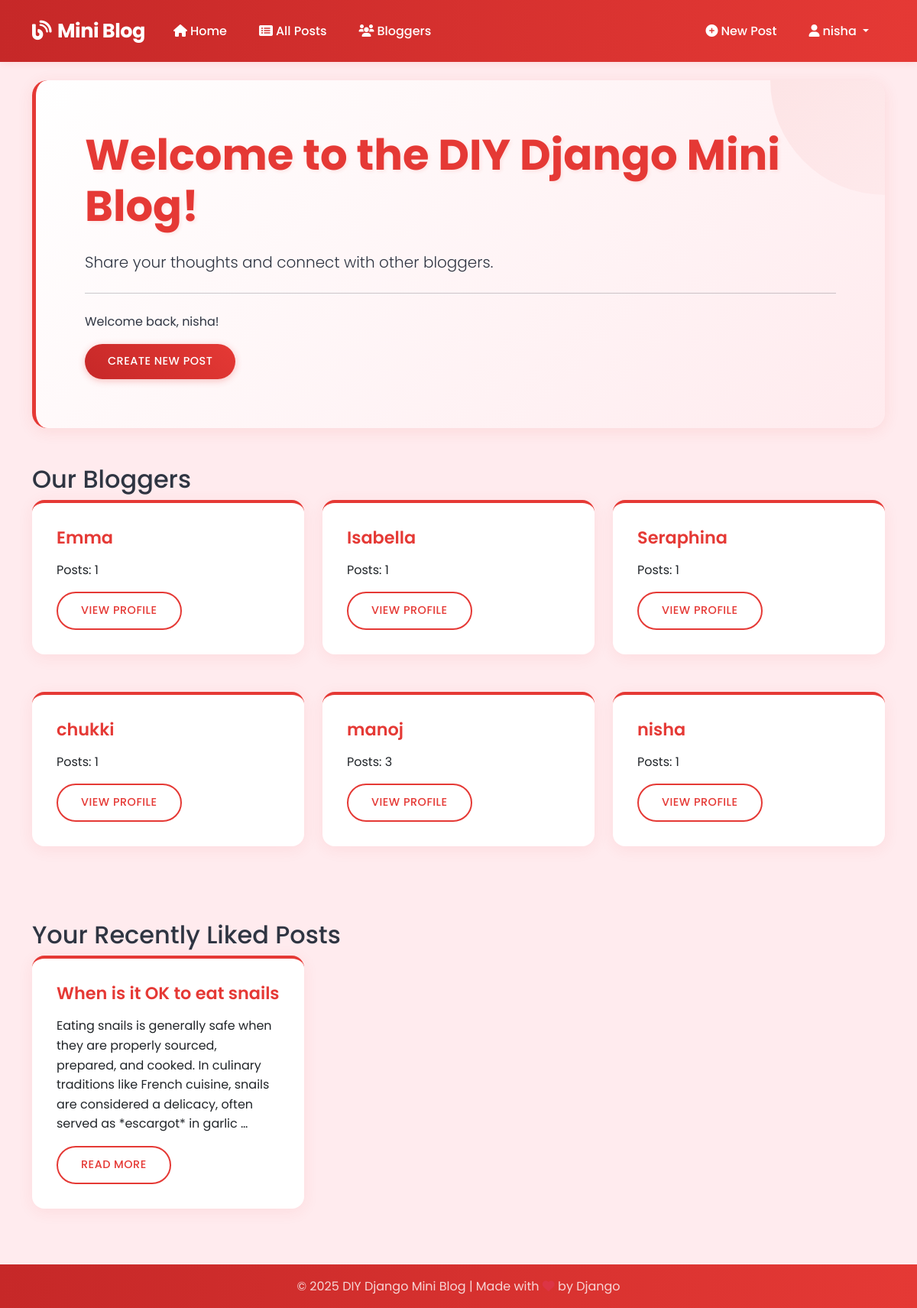
/ (signed in), run on the app's committed database.
### blog/models.py (models this page shows, shortened)
class Post(models.Model):
    title = models.CharField(max_length=200)
    content = models.TextField()
    date_posted = models.DateTimeField(default=timezone.now)
    author = models.ForeignKey(User, on_delete=models.CASCADE)
    categories = models.ManyToManyField(Category, related_name='posts', blank=True)
    likes = models.ManyToManyField(User, related_name='liked_posts', blank=True)
    class Meta:
        ordering = ['-date_posted']

### blog/views.py (the view)
# urls.py: path('', views.home, name='home'),
def home(request):
    context = {
        'title': 'DIY Django Mini Blog',
        'welcome_message': 'Welcome to the DIY Django Mini Blog!',
        'bloggers': User.objects.filter(post__isnull=False).distinct()
    }
    if request.user.is_authenticated:
        context['liked_posts'] = Post.objects.filter(likes=request.user).order_by('-date_posted')[:3]
    return render(request, 'blog/home.html', context)

### blog/context_processors.py (called while the page is built)
def bloggers_processor(request):
    bloggers = User.objects.annotate(post_count=Count('post')).filter(post_count__gt=0).order_by('username')
    return {
        'bloggers': bloggers,
    }

### templates/blog/home.html (shortened to what this page needs)
{% extends 'base.html' %}
{% block content %}
<div class="jumbotron">
    <h1 class="display-4">{{ welcome_message }}</h1>
    <p class="lead">Share your thoughts and connect with other bloggers.</p>
    <hr class="my-4">
    {% if user.is_authenticated %}
        <p>Welcome back, {{ user.username }}!</p>
        <a class="btn btn-primary btn-lg" href="{% url 'post_create' %}" role="button">Create New Post</a>
    {% else %}
        <p>Join our community today!</p>
        <a class="btn btn-primary btn-lg" href="{% url 'register' %}" role="button">Register</a>
        <a class="btn btn-outline-primary btn-lg" href="{% url 'login' %}" role="button">Login</a>
    {% endif %}
</div>
{% if bloggers %}
<div class="mt-5">
    <h2>Our Bloggers</h2>
    <div class="row">
        {% for blogger in bloggers %}
        <div class="col-md-4 mb-4">
            <div class="card">
                <div class="card-body">
                    <h5 class="card-title">{{ blogger.username }}</h5>
                    <p class="card-text">Posts: {{ blogger.post_set.count }}</p>
                    <a href="{% url 'blogger_detail' blogger.id %}" class="btn btn-outline-primary">View Profile</a>
                </div>
            </div>
        </div>
        {% endfor %}
    </div>
</div>
{% endif %}
{% if user.is_authenticated and liked_posts %}
<div class="mt-5">
    <h2>Your Recently Liked Posts</h2>
    <div class="row">
        {% for post in liked_posts %}
        <div class="col-md-4 mb-4">
            <div class="card">
                <div class="card-body">
                    <h5 class="card-title">{{ post.title }}</h5>
                    <p class="card-text">{{ post.content|truncatewords:30 }}</p>
                    <a href="{% url 'post_detail' post.id %}" class="btn btn-outline-primary">Read More</a>
                </div>
            </div>
        </div>
        {% endfor %}
    </div>
</div>
{% endif %}
{% endblock %}

### templates/base.html (shortened to what this page needs)
<!DOCTYPE html>
<html lang="en">
<head>
    <link href="https://cdn.jsdelivr.net/npm/bootstrap@5.3.0/dist/css/bootstrap.min.css" rel="stylesheet">
    <link rel="stylesheet" href="https://cdnjs.cloudflare.com/ajax/libs/font-awesome/6.0.0/css/all.min.css">
    {% load static %}
    <link rel="stylesheet" href="{% static 'css/style.css' %}">
</head>
<body>
    <nav class="navbar navbar-expand-lg sticky-top">
        <div class="container">
            <a class="navbar-brand" href="{% url 'home' %}">
                <i class="fas fa-blog me-2"></i>Mini Blog
            </a>
            <div class="collapse navbar-collapse" id="navbarNav">
                <ul class="navbar-nav me-auto">
                    <li class="nav-item">
                        <a class="nav-link" href="{% url 'home' %}">
                            <i class="fas fa-home me-1"></i>Home
                        </a>
                    </li>
                    <li class="nav-item">
                        <a class="nav-link" href="{% url 'post_list' %}">
                            <i class="fas fa-list-alt me-1"></i>All Posts
                        </a>
                    </li>
                    <li class="nav-item">
                        <a class="nav-link" href="{% url 'bloggers_list' %}">
                            <i class="fas fa-users me-1"></i>Bloggers
                        </a>
                    </li>
                </ul>
                <ul class="navbar-nav">
                    {% if user.is_authenticated %}
                        <li class="nav-item">
                            <a class="nav-link" href="{% url 'post_create' %}">
                                <i class="fas fa-plus-circle me-1"></i>New Post
                            </a>
                        </li>
                        <li class="nav-item dropdown">
                            <a class="nav-link dropdown-toggle" href="#" id="navbarDropdown" role="button" data-bs-toggle="dropdown">
                                <i class="fas fa-user me-1"></i>{{ user.username }}
                            </a>
                        </li>
                    {% endif %}
                </ul>
            </div>
        </div>
    </nav>
    <main class="container py-4">
        {% block content %}
        {% endblock %}
    </main>
    <footer class="footer mt-auto py-3">
        <div class="container text-center">
            <span class="text-muted">© {% now "Y" %} DIY Django Mini Blog | Made with <i class="fas fa-heart text-danger"></i> by Django</span>
        </div>
    </footer>
</body>
</html>

### static/css/style.css (style rules this page uses)
:root { --primary-color: #e53935; --secondary-color: #ff6b6b; --accent-color: #ff4757; --text-color: #2f3542; --light-gray: #f8f9fa; --white: #ffffff; --dark-gray: #747d8c; --light-red: #ffebee; --deep-red: #c62828; }
body { font-family: 'Poppins', sans-serif; line-height: 1.6; color: var(--text-color); background-color: var(--light-red); }
.navbar { box-shadow: 0 2px 10px rgba(229, 57, 53, 0.1); background: linear-gradient(to right, var(--deep-red), var(--primary-color)) !important; padding: 15px 0; }
.navbar-brand { font-weight: 700; color: var(--white) !important; font-size: 1.6rem; letter-spacing: -0.5px; }
.nav-link { color: var(--white) !important; font-weight: 500; transition: all 0.3s ease; padding: 8px 16px !important; border-radius: 25px; margin: 0 5px; }
.card { border: none; border-radius: 16px; box-shadow: 0 4px 20px rgba(229, 57, 53, 0.08); transition: all 0.3s ease; margin-bottom: 25px; background: var(--white); border-top: 4px solid var(--primary-color); }
.card-title { color: var(--primary-color); font-weight: 600; font-size: 1.4rem; margin-bottom: 1rem; }
.card-body { padding: 2rem; }
.btn { border-radius: 25px; padding: 12px 30px; font-weight: 500; transition: all 0.3s ease; text-transform: uppercase; letter-spacing: 0.5px; font-size: 0.9rem; }
.btn-primary { background: linear-gradient(45deg, var(--deep-red), var(--primary-color)); border: none; box-shadow: 0 2px 10px rgba(229, 57, 53, 0.3); }
.btn-outline-primary { color: var(--primary-color); border: 2px solid var(--primary-color); background: transparent; }
.jumbotron { background: linear-gradient(135deg, var(--white) 0%, var(--light-red) 100%); border-radius: 20px; padding: 4rem; box-shadow: 0 4px 20px rgba(229, 57, 53, 0.1); margin-bottom: 3rem; position: relative; overflow: hidden; border-left: 5px solid var(--primary-color); }
.jumbotron::after { content: ''; position: absolute; top: 0; right: 0; width: 300px; height: 300px; background: linear-gradient(135deg, var(--primary-color) 0%, rgba(229, 57, 53, 0.1) 100%); border-radius: 50%; transform: translate(50%, -50%); z-index: 0; opacity: 0.1; }
.display-4 { color: var(--primary-color); font-weight: 700; font-size: 3.5rem; margin-bottom: 1.5rem; position: relative; z-index: 1; text-shadow: 2px 2px 4px rgba(229, 57, 53, 0.1); }
.footer { background: linear-gradient(to right, var(--deep-red), var(--primary-color)) !important; padding: 2rem 0; color: var(--white) !important; }
.footer .text-muted { color: rgba(255, 255, 255, 0.8) !important; }

### data on the page
Post: title "When is it OK to eat snails", content "Eating snails is generally safe when they are properly sourced, prepared, and cooked. In culinary traditions like French cuisine, snails are considered a delicacy, often served as *escargot* in garlic …"

### other printed values
{{ user.username }} "nisha"
{{ welcome_message }} "Welcome to the DIY Django Mini Blog!"
{{ blogger.username }} "Emma"
{{ blogger.post_set.count }} "1"
{{ blogger.username }} "Isabella"
{{ blogger.username }} "Seraphina"
{{ blogger.username }} "chukki"
{{ blogger.username }} "manoj"
{{ blogger.post_set.count }} "3"
{{ blogger.username }} "nisha"
